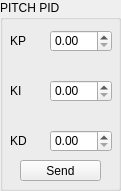
   <widget class="QGroupBox" name="groupBox_7">
    <property name="geometry">
     <rect>
      <x>760</x>
      <y>430</y>
      <width>121</width>
      <height>191</height>
     </rect>
    </property>
    <property name="title">
     <string>PITCH PID</string>
    </property>
    <widget class="QPushButton" name="btnSendPitchPid">
     <property name="geometry">
      <rect>
       <x>20</x>
       <y>160</y>
       <width>81</width>
       <height>21</height>
      </rect>
     </property>
     <property name="text">
      <string>Send</string>
     </property>
    </widget>
    <widget class="QLabel" name="label_35">
     <property name="geometry">
      <rect>
       <x>10</x>
       <y>30</y>
       <width>31</width>
       <height>21</height>
      </rect>
     </property>
     <property name="text">
      <string>KP</string>
     </property>
    </widget>
    <widget class="QLabel" name="label_36">
     <property name="geometry">
      <rect>
       <x>10</x>
       <y>80</y>
       <width>31</width>
       <height>21</height>
      </rect>
     </property>
     <property name="text">
      <string>KI</string>
     </property>
    </widget>
    <widget class="QLabel" name="label_37">
     <property name="geometry">
      <rect>
       <x>10</x>
       <y>130</y>
       <width>31</width>
       <height>21</height>
      </rect>
     </property>
     <property name="text">
      <string>KD</string>
     </property>
    </widget>
    <widget class="QDoubleSpinBox" name="spinPitchKp">
     <property name="geometry">
      <rect>
       <x>50</x>
       <y>30</y>
       <width>62</width>
       <height>22</height>
      </rect>
     </property>
     <property name="singleStep">
      <double>0.100000000000000</double>
     </property>
    </widget>
    <widget class="QDoubleSpinBox" name="spinPitchKi">
     <property name="geometry">
      <rect>
       <x>50</x>
       <y>80</y>
       <width>62</width>
       <height>22</height>
      </rect>
     </property>
     <property name="singleStep">
      <double>0.100000000000000</double>
     </property>
    </widget>
    <widget class="QDoubleSpinBox" name="spinPitchKd">
     <property name="geometry">
      <rect>
       <x>50</x>
       <y>130</y>
       <width>62</width>
       <height>22</height>
      </rect>
     </property>
     <property name="singleStep">
      <double>0.100000000000000</double>
     </property>
    </widget>
   </widget>
